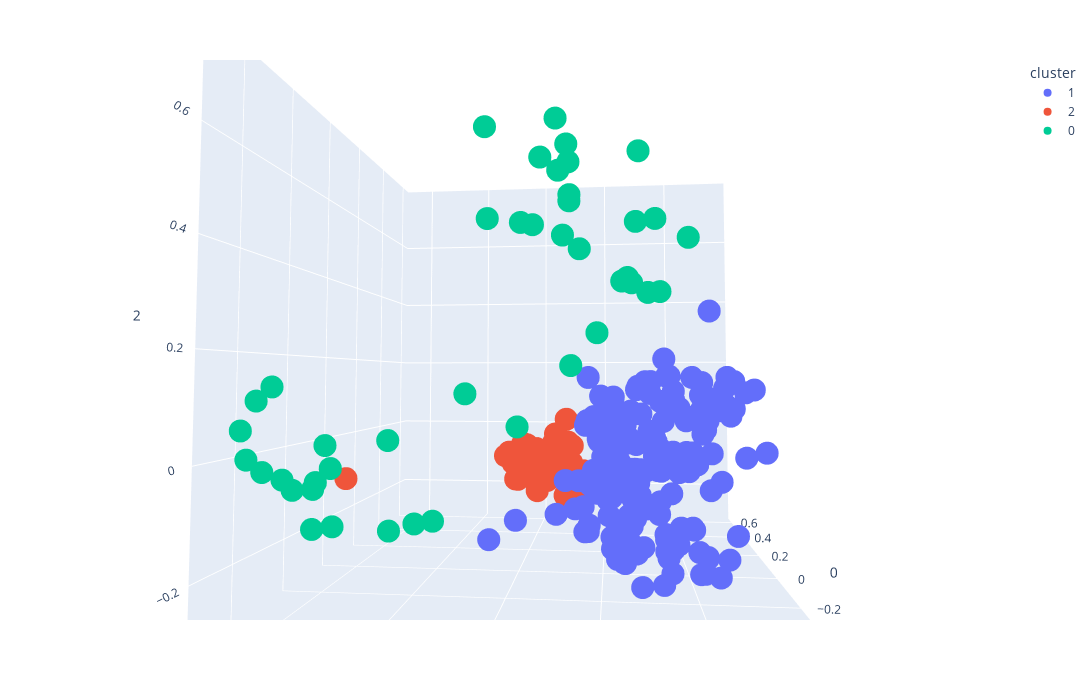

Source (notebook cell):
### Code cell
fig = px.scatter_3d(plot[1], x =0 , y = 1, z = 2, hover_data={"name": plot[1].index}, color = 'cluster', width=1200, height=700)
fig.show()
